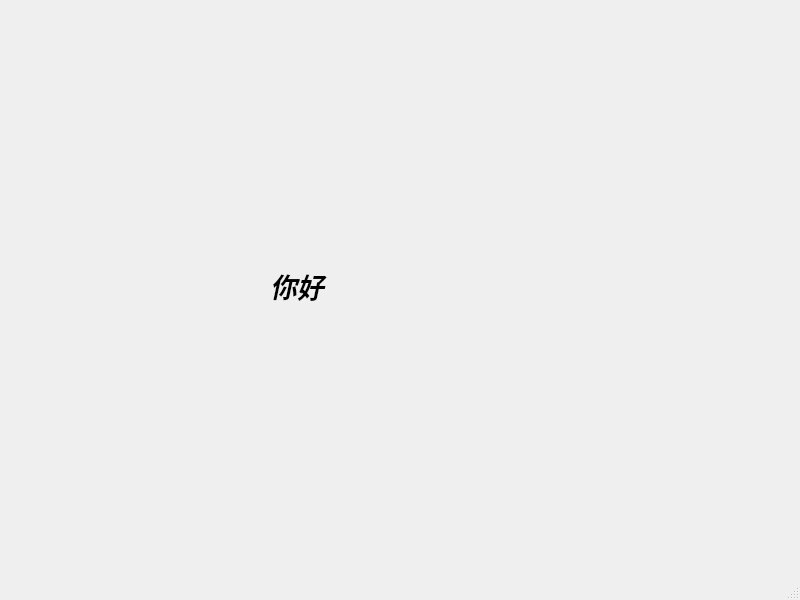
<?xml version="1.0" encoding="UTF-8"?>
<ui version="4.0">
 <class>MainWindow</class>
 <widget class="QMainWindow" name="MainWindow">
  <property name="geometry">
   <rect>
    <x>0</x>
    <y>0</y>
    <width>800</width>
    <height>600</height>
   </rect>
  </property>
  <property name="windowTitle">
   <string>MainWindow</string>
  </property>
  <widget class="QWidget" name="centralwidget">
   <widget class="QLabel" name="label">
    <property name="geometry">
     <rect>
      <x>270</x>
      <y>240</y>
      <width>181</width>
      <height>91</height>
     </rect>
    </property>
    <property name="font">
     <font>
      <pointsize>20</pointsize>
      <weight>75</weight>
      <italic>true</italic>
      <bold>true</bold>
     </font>
    </property>
    <property name="text">
     <string>你好</string>
    </property>
   </widget>
  </widget>
  <widget class="QMenuBar" name="menubar">
   <property name="geometry">
    <rect>
     <x>0</x>
     <y>0</y>
     <width>800</width>
     <height>23</height>
    </rect>
   </property>
  </widget>
  <widget class="QStatusBar" name="statusbar"/>
 </widget>
 <resources/>
 <connections/>
</ui>
